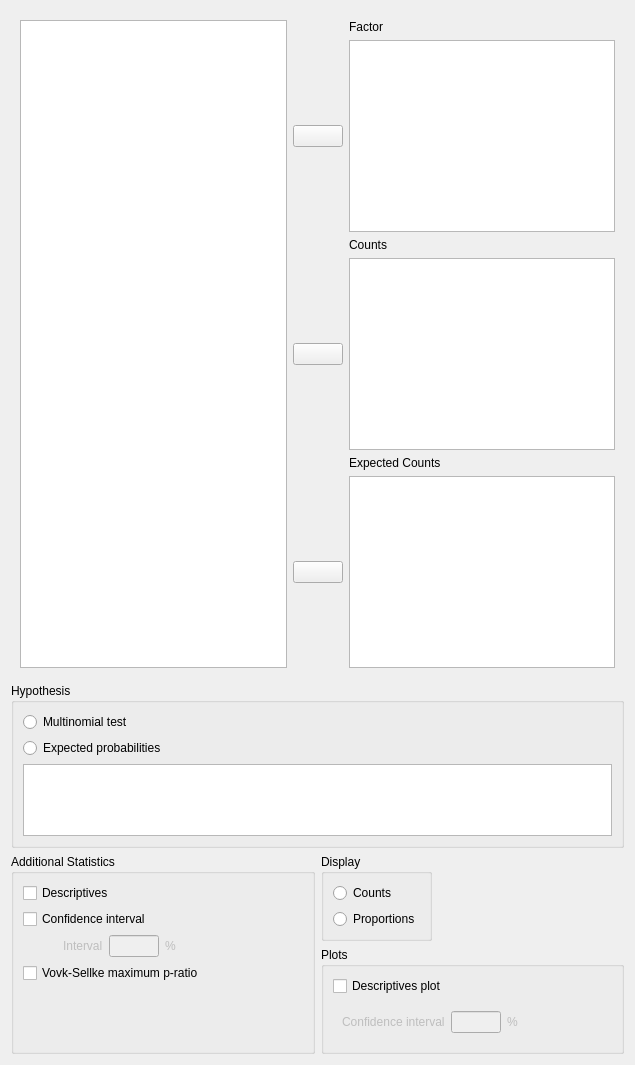
<?xml version="1.0" encoding="UTF-8"?>
<ui version="4.0">
 <class>MultinomialTestBayesianForm</class>
 <widget class="QWidget" name="MultinomialTestBayesianForm">
  <property name="geometry">
   <rect>
    <x>0</x>
    <y>0</y>
    <width>635</width>
    <height>1065</height>
   </rect>
  </property>
  <property name="windowTitle">
   <string>Form</string>
  </property>
  <layout class="QGridLayout" name="gridLayout_5">
   <item row="0" column="0" colspan="2">
    <widget class="QWidget" name="topWidget" native="true">
     <layout class="QGridLayout" name="gridLayout">
      <item row="0" column="2">
       <widget class="QLabel" name="factorLabel">
        <property name="text">
         <string>Factor</string>
        </property>
       </widget>
      </item>
      <item row="1" column="1">
       <widget class="AssignButton" name="assignFactor">
        <property name="sizePolicy">
         <sizepolicy hsizetype="Fixed" vsizetype="Fixed">
          <horstretch>0</horstretch>
          <verstretch>0</verstretch>
         </sizepolicy>
        </property>
        <property name="minimumSize">
         <size>
          <width>50</width>
          <height>0</height>
         </size>
        </property>
        <property name="maximumSize">
         <size>
          <width>50</width>
          <height>16777215</height>
         </size>
        </property>
        <property name="text">
         <string/>
        </property>
       </widget>
      </item>
      <item row="1" column="2">
       <widget class="boundSingleItemView" name="factor">
        <property name="sizePolicy">
         <sizepolicy hsizetype="Expanding" vsizetype="Fixed">
          <horstretch>0</horstretch>
          <verstretch>0</verstretch>
         </sizepolicy>
        </property>
        <property name="minimumSize">
         <size>
          <width>0</width>
          <height>0</height>
         </size>
        </property>
       </widget>
      </item>
      <item row="0" column="0" rowspan="6">
       <widget class="AvailableFieldsListView" name="listAvailableVariables"/>
      </item>
      <item row="5" column="1">
       <widget class="AssignButton" name="assignExProbVar">
        <property name="enabled">
         <bool>true</bool>
        </property>
        <property name="sizePolicy">
         <sizepolicy hsizetype="Fixed" vsizetype="Fixed">
          <horstretch>0</horstretch>
          <verstretch>0</verstretch>
         </sizepolicy>
        </property>
        <property name="minimumSize">
         <size>
          <width>50</width>
          <height>0</height>
         </size>
        </property>
        <property name="maximumSize">
         <size>
          <width>50</width>
          <height>16777215</height>
         </size>
        </property>
        <property name="text">
         <string/>
        </property>
       </widget>
      </item>
      <item row="4" column="2">
       <widget class="QLabel" name="exProbVarLabel">
        <property name="text">
         <string>Expected Counts</string>
        </property>
       </widget>
      </item>
      <item row="5" column="2">
       <widget class="boundSingleItemView" name="exProbVar">
        <property name="enabled">
         <bool>true</bool>
        </property>
        <property name="sizePolicy">
         <sizepolicy hsizetype="Expanding" vsizetype="Fixed">
          <horstretch>0</horstretch>
          <verstretch>0</verstretch>
         </sizepolicy>
        </property>
        <property name="minimumSize">
         <size>
          <width>0</width>
          <height>0</height>
         </size>
        </property>
       </widget>
      </item>
      <item row="3" column="2">
       <widget class="boundSingleItemView" name="counts">
        <property name="sizePolicy">
         <sizepolicy hsizetype="Expanding" vsizetype="Fixed">
          <horstretch>0</horstretch>
          <verstretch>0</verstretch>
         </sizepolicy>
        </property>
        <property name="minimumSize">
         <size>
          <width>0</width>
          <height>0</height>
         </size>
        </property>
       </widget>
      </item>
      <item row="3" column="1">
       <widget class="AssignButton" name="assignCounts">
        <property name="sizePolicy">
         <sizepolicy hsizetype="Fixed" vsizetype="Fixed">
          <horstretch>0</horstretch>
          <verstretch>0</verstretch>
         </sizepolicy>
        </property>
        <property name="minimumSize">
         <size>
          <width>50</width>
          <height>0</height>
         </size>
        </property>
        <property name="maximumSize">
         <size>
          <width>50</width>
          <height>16777215</height>
         </size>
        </property>
        <property name="text">
         <string/>
        </property>
       </widget>
      </item>
      <item row="2" column="2">
       <widget class="QLabel" name="countsLabel">
        <property name="text">
         <string>Counts</string>
        </property>
       </widget>
      </item>
     </layout>
     <zorder>listAvailableVariables</zorder>
     <zorder>factor</zorder>
     <zorder>counts</zorder>
     <zorder>exProbVar</zorder>
     <zorder>assignFactor</zorder>
     <zorder>exProbVarLabel</zorder>
     <zorder>countsLabel</zorder>
     <zorder>factorLabel</zorder>
     <zorder>assignExProbVar</zorder>
     <zorder>assignCounts</zorder>
    </widget>
   </item>
   <item row="3" column="1">
    <widget class="BoundGroupBox" name="plots">
     <property name="title">
      <string>Plots</string>
     </property>
     <layout class="QGridLayout" name="gridLayout_4">
      <item row="1" column="0">
       <widget class="QWidget" name="plotCI" native="true">
        <property name="enabled">
         <bool>false</bool>
        </property>
        <property name="sizePolicy">
         <sizepolicy hsizetype="Fixed" vsizetype="Fixed">
          <horstretch>0</horstretch>
          <verstretch>0</verstretch>
         </sizepolicy>
        </property>
        <layout class="QGridLayout" name="gridLayout_3">
         <item row="0" column="0">
          <widget class="QLabel" name="label_7">
           <property name="sizePolicy">
            <sizepolicy hsizetype="Fixed" vsizetype="Fixed">
             <horstretch>0</horstretch>
             <verstretch>0</verstretch>
            </sizepolicy>
           </property>
           <property name="text">
            <string>Confidence interval</string>
           </property>
          </widget>
         </item>
         <item row="0" column="2">
          <widget class="QLabel" name="label_6">
           <property name="sizePolicy">
            <sizepolicy hsizetype="Fixed" vsizetype="Fixed">
             <horstretch>0</horstretch>
             <verstretch>0</verstretch>
            </sizepolicy>
           </property>
           <property name="text">
            <string>%</string>
           </property>
          </widget>
         </item>
         <item row="0" column="1">
          <widget class="BoundTextBox" name="descriptivesPlotConfidenceInterval">
           <property name="sizePolicy">
            <sizepolicy hsizetype="Fixed" vsizetype="Fixed">
             <horstretch>0</horstretch>
             <verstretch>0</verstretch>
            </sizepolicy>
           </property>
           <property name="maximumSize">
            <size>
             <width>50</width>
             <height>16777215</height>
            </size>
           </property>
          </widget>
         </item>
        </layout>
       </widget>
      </item>
      <item row="0" column="0">
       <widget class="BoundCheckBox" name="descriptivesPlot">
        <property name="sizePolicy">
         <sizepolicy hsizetype="Fixed" vsizetype="Fixed">
          <horstretch>0</horstretch>
          <verstretch>0</verstretch>
         </sizepolicy>
        </property>
        <property name="text">
         <string>Descriptives plot</string>
        </property>
       </widget>
      </item>
      <item row="2" column="0">
       <spacer name="verticalSpacer_2">
        <property name="orientation">
         <enum>Qt::Vertical</enum>
        </property>
        <property name="sizeHint" stdset="0">
         <size>
          <width>20</width>
          <height>40</height>
         </size>
        </property>
       </spacer>
      </item>
      <item row="1" column="1">
       <spacer name="horizontalSpacer">
        <property name="orientation">
         <enum>Qt::Horizontal</enum>
        </property>
        <property name="sizeHint" stdset="0">
         <size>
          <width>40</width>
          <height>20</height>
         </size>
        </property>
       </spacer>
      </item>
     </layout>
     <zorder>descriptivesPlot</zorder>
     <zorder>plotCI</zorder>
     <zorder>verticalSpacer_2</zorder>
     <zorder>horizontalSpacer</zorder>
    </widget>
   </item>
   <item row="2" column="1">
    <widget class="BoundGroupBox" name="countProp">
     <property name="enabled">
      <bool>true</bool>
     </property>
     <property name="sizePolicy">
      <sizepolicy hsizetype="Fixed" vsizetype="Fixed">
       <horstretch>0</horstretch>
       <verstretch>0</verstretch>
      </sizepolicy>
     </property>
     <property name="title">
      <string>Display</string>
     </property>
     <layout class="QGridLayout" name="gridLayout_7">
      <item row="2" column="0">
       <widget class="QRadioButton" name="_2descProps">
        <property name="sizePolicy">
         <sizepolicy hsizetype="Fixed" vsizetype="Fixed">
          <horstretch>0</horstretch>
          <verstretch>0</verstretch>
         </sizepolicy>
        </property>
        <property name="text">
         <string>Proportions</string>
        </property>
       </widget>
      </item>
      <item row="1" column="0">
       <widget class="QRadioButton" name="_1descCounts">
        <property name="sizePolicy">
         <sizepolicy hsizetype="Fixed" vsizetype="Fixed">
          <horstretch>0</horstretch>
          <verstretch>0</verstretch>
         </sizepolicy>
        </property>
        <property name="text">
         <string>Counts</string>
        </property>
       </widget>
      </item>
     </layout>
    </widget>
   </item>
   <item row="2" column="0" rowspan="2">
    <widget class="BoundGroupBox" name="additional">
     <property name="sizePolicy">
      <sizepolicy hsizetype="Preferred" vsizetype="Preferred">
       <horstretch>0</horstretch>
       <verstretch>0</verstretch>
      </sizepolicy>
     </property>
     <property name="title">
      <string>Additional Statistics</string>
     </property>
     <property name="flat">
      <bool>false</bool>
     </property>
     <layout class="QGridLayout" name="gridLayout_8">
      <item row="0" column="0">
       <widget class="BoundCheckBox" name="descriptives">
        <property name="sizePolicy">
         <sizepolicy hsizetype="Fixed" vsizetype="Fixed">
          <horstretch>0</horstretch>
          <verstretch>0</verstretch>
         </sizepolicy>
        </property>
        <property name="text">
         <string>Descriptives</string>
        </property>
       </widget>
      </item>
      <item row="2" column="0">
       <widget class="BoundCheckBox" name="confidenceInterval">
        <property name="sizePolicy">
         <sizepolicy hsizetype="Fixed" vsizetype="Fixed">
          <horstretch>0</horstretch>
          <verstretch>0</verstretch>
         </sizepolicy>
        </property>
        <property name="text">
         <string>Confidence interval</string>
        </property>
       </widget>
      </item>
      <item row="4" column="0" colspan="2">
       <widget class="BoundCheckBox" name="VovkSellkeMPR">
        <property name="sizePolicy">
         <sizepolicy hsizetype="Fixed" vsizetype="Fixed">
          <horstretch>0</horstretch>
          <verstretch>0</verstretch>
         </sizepolicy>
        </property>
        <property name="text">
         <string>Vovk-Sellke maximum p-ratio</string>
        </property>
       </widget>
      </item>
      <item row="2" column="1">
       <spacer name="horizontalSpacer_3">
        <property name="orientation">
         <enum>Qt::Horizontal</enum>
        </property>
        <property name="sizeHint" stdset="0">
         <size>
          <width>40</width>
          <height>20</height>
         </size>
        </property>
       </spacer>
      </item>
      <item row="3" column="0">
       <widget class="QWidget" name="widgetConfidenceIntervalInterval" native="true">
        <property name="enabled">
         <bool>false</bool>
        </property>
        <property name="sizePolicy">
         <sizepolicy hsizetype="Fixed" vsizetype="Fixed">
          <horstretch>0</horstretch>
          <verstretch>0</verstretch>
         </sizepolicy>
        </property>
        <layout class="QGridLayout" name="gridLayout_6">
         <property name="leftMargin">
          <number>40</number>
         </property>
         <property name="topMargin">
          <number>0</number>
         </property>
         <property name="rightMargin">
          <number>0</number>
         </property>
         <property name="bottomMargin">
          <number>0</number>
         </property>
         <item row="0" column="2">
          <widget class="QLabel" name="label_4">
           <property name="sizePolicy">
            <sizepolicy hsizetype="Fixed" vsizetype="Fixed">
             <horstretch>0</horstretch>
             <verstretch>0</verstretch>
            </sizepolicy>
           </property>
           <property name="text">
            <string>%</string>
           </property>
          </widget>
         </item>
         <item row="0" column="0">
          <widget class="QLabel" name="label_5">
           <property name="sizePolicy">
            <sizepolicy hsizetype="Fixed" vsizetype="Fixed">
             <horstretch>0</horstretch>
             <verstretch>0</verstretch>
            </sizepolicy>
           </property>
           <property name="text">
            <string>Interval</string>
           </property>
          </widget>
         </item>
         <item row="0" column="1">
          <widget class="BoundTextBox" name="confidenceIntervalInterval">
           <property name="sizePolicy">
            <sizepolicy hsizetype="Fixed" vsizetype="Fixed">
             <horstretch>0</horstretch>
             <verstretch>0</verstretch>
            </sizepolicy>
           </property>
           <property name="maximumSize">
            <size>
             <width>50</width>
             <height>16777215</height>
            </size>
           </property>
          </widget>
         </item>
        </layout>
       </widget>
      </item>
      <item row="5" column="0">
       <spacer name="verticalSpacer_3">
        <property name="orientation">
         <enum>Qt::Vertical</enum>
        </property>
        <property name="sizeHint" stdset="0">
         <size>
          <width>20</width>
          <height>40</height>
         </size>
        </property>
       </spacer>
      </item>
     </layout>
    </widget>
   </item>
   <item row="1" column="0" colspan="2">
    <widget class="BoundGroupBox" name="hypothesis">
     <property name="sizePolicy">
      <sizepolicy hsizetype="Preferred" vsizetype="Preferred">
       <horstretch>0</horstretch>
       <verstretch>0</verstretch>
      </sizepolicy>
     </property>
     <property name="title">
      <string>Hypothesis</string>
     </property>
     <property name="flat">
      <bool>false</bool>
     </property>
     <layout class="QGridLayout" name="gridLayout_2">
      <item row="0" column="0">
       <widget class="QRadioButton" name="_1multinomialTest">
        <property name="sizePolicy">
         <sizepolicy hsizetype="Fixed" vsizetype="Fixed">
          <horstretch>0</horstretch>
          <verstretch>0</verstretch>
         </sizepolicy>
        </property>
        <property name="text">
         <string>Multinomial test</string>
        </property>
       </widget>
      </item>
      <item row="0" column="1">
       <spacer name="horizontalSpacer_2">
        <property name="orientation">
         <enum>Qt::Horizontal</enum>
        </property>
        <property name="sizeHint" stdset="0">
         <size>
          <width>40</width>
          <height>20</height>
         </size>
        </property>
       </spacer>
      </item>
      <item row="1" column="0">
       <widget class="QRadioButton" name="_2expectedProbs">
        <property name="sizePolicy">
         <sizepolicy hsizetype="Fixed" vsizetype="Fixed">
          <horstretch>0</horstretch>
          <verstretch>0</verstretch>
         </sizepolicy>
        </property>
        <property name="text">
         <string>Expected probabilities</string>
        </property>
       </widget>
      </item>
      <item row="2" column="0" colspan="2">
       <widget class="QTableView" name="tableView"/>
      </item>
     </layout>
    </widget>
   </item>
   <item row="4" column="0" colspan="2">
    <spacer name="verticalSpacer">
     <property name="orientation">
      <enum>Qt::Vertical</enum>
     </property>
     <property name="sizeHint" stdset="0">
      <size>
       <width>20</width>
       <height>40</height>
      </size>
     </property>
    </spacer>
   </item>
  </layout>
 </widget>
 <customwidgets>
  <customwidget>
   <class>AssignButton</class>
   <extends>QPushButton</extends>
   <header>widgets/assignbutton.h</header>
  </customwidget>
  <customwidget>
   <class>AvailableFieldsListView</class>
   <extends>QListView</extends>
   <header>widgets/availablefieldslistview.h</header>
  </customwidget>
  <customwidget>
   <class>BoundTextBox</class>
   <extends>QLineEdit</extends>
   <header>widgets/boundtextbox.h</header>
  </customwidget>
  <customwidget>
   <class>BoundGroupBox</class>
   <extends>QGroupBox</extends>
   <header>widgets/boundgroupbox.h</header>
   <container>1</container>
  </customwidget>
  <customwidget>
   <class>BoundCheckBox</class>
   <extends>QCheckBox</extends>
   <header>widgets/boundcheckbox.h</header>
  </customwidget>
  <customwidget>
   <class>boundSingleItemView</class>
   <extends>QListView</extends>
   <header>widgets/boundsingleitemview.h</header>
  </customwidget>
 </customwidgets>
 <resources/>
 <connections>
  <connection>
   <sender>confidenceInterval</sender>
   <signal>toggled(bool)</signal>
   <receiver>widgetConfidenceIntervalInterval</receiver>
   <slot>setEnabled(bool)</slot>
   <hints>
    <hint type="sourcelabel">
     <x>310</x>
     <y>94</y>
    </hint>
    <hint type="destinationlabel">
     <x>303</x>
     <y>138</y>
    </hint>
   </hints>
  </connection>
  <connection>
   <sender>descriptivesPlot</sender>
   <signal>toggled(bool)</signal>
   <receiver>plotCI</receiver>
   <slot>setEnabled(bool)</slot>
   <hints>
    <hint type="sourcelabel">
     <x>384</x>
     <y>774</y>
    </hint>
    <hint type="destinationlabel">
     <x>424</x>
     <y>809</y>
    </hint>
   </hints>
  </connection>
  <connection>
   <sender>_2expectedProbs</sender>
   <signal>toggled(bool)</signal>
   <receiver>tableView</receiver>
   <slot>setVisible(bool)</slot>
   <hints>
    <hint type="sourcelabel">
     <x>85</x>
     <y>540</y>
    </hint>
    <hint type="destinationlabel">
     <x>317</x>
     <y>590</y>
    </hint>
   </hints>
  </connection>
 </connections>
</ui>
